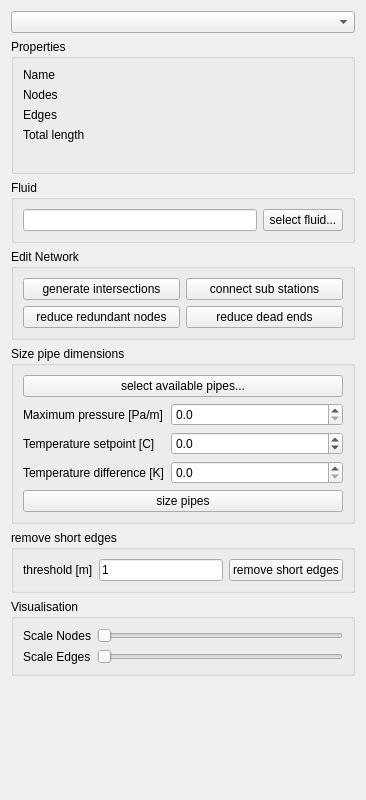
<?xml version="1.0" encoding="UTF-8"?>
<ui version="4.0">
 <class>SVPropEditNetwork</class>
 <widget class="QWidget" name="SVPropEditNetwork">
  <property name="geometry">
   <rect>
    <x>0</x>
    <y>0</y>
    <width>366</width>
    <height>800</height>
   </rect>
  </property>
  <property name="windowTitle">
   <string>Form</string>
  </property>
  <layout class="QVBoxLayout" name="verticalLayout">
   <item>
    <layout class="QHBoxLayout" name="horizontalLayout">
     <item>
      <widget class="QComboBox" name="comboBoxCurrentNetwork"/>
     </item>
    </layout>
   </item>
   <item>
    <widget class="QGroupBox" name="groupBoxProperties">
     <property name="title">
      <string>Properties</string>
     </property>
     <layout class="QFormLayout" name="formLayout">
      <item row="0" column="0">
       <widget class="QLabel" name="label_2">
        <property name="text">
         <string>Name</string>
        </property>
       </widget>
      </item>
      <item row="0" column="1">
       <widget class="QLabel" name="labelNetworkName">
        <property name="text">
         <string/>
        </property>
       </widget>
      </item>
      <item row="1" column="0">
       <widget class="QLabel" name="label_3">
        <property name="text">
         <string>Nodes</string>
        </property>
       </widget>
      </item>
      <item row="1" column="1">
       <widget class="QLabel" name="labelNodeCount">
        <property name="text">
         <string/>
        </property>
       </widget>
      </item>
      <item row="2" column="0">
       <widget class="QLabel" name="label">
        <property name="text">
         <string>Edges</string>
        </property>
       </widget>
      </item>
      <item row="2" column="1">
       <widget class="QLabel" name="labelEdgeCount">
        <property name="text">
         <string/>
        </property>
       </widget>
      </item>
      <item row="3" column="0">
       <widget class="QLabel" name="label_7">
        <property name="text">
         <string>Total length</string>
        </property>
       </widget>
      </item>
      <item row="3" column="1">
       <widget class="QLabel" name="labelTotalLength">
        <property name="text">
         <string/>
        </property>
       </widget>
      </item>
      <item row="4" column="0" colspan="2">
       <widget class="QLabel" name="labelNetworkConnected">
        <property name="text">
         <string/>
        </property>
       </widget>
      </item>
     </layout>
    </widget>
   </item>
   <item>
    <widget class="QGroupBox" name="groupBoxFluid">
     <property name="title">
      <string>Fluid</string>
     </property>
     <layout class="QHBoxLayout" name="horizontalLayout_2">
      <item>
       <widget class="QLineEdit" name="lineEditFluidName">
        <property name="readOnly">
         <bool>true</bool>
        </property>
       </widget>
      </item>
      <item>
       <widget class="QPushButton" name="pushButtonSelectFluid">
        <property name="text">
         <string>select fluid...</string>
        </property>
       </widget>
      </item>
     </layout>
    </widget>
   </item>
   <item>
    <widget class="QGroupBox" name="groupBoxEditNetwork">
     <property name="title">
      <string>Edit Network</string>
     </property>
     <layout class="QGridLayout" name="gridLayout_6">
      <item row="0" column="0">
       <widget class="QPushButton" name="pushButtonGenerateIntersections">
        <property name="text">
         <string>generate intersections</string>
        </property>
       </widget>
      </item>
      <item row="0" column="1">
       <widget class="QPushButton" name="pushButtonConnectBuildings">
        <property name="text">
         <string>connect sub stations</string>
        </property>
       </widget>
      </item>
      <item row="1" column="0">
       <widget class="QPushButton" name="pushButtonReduceRedundantNodes">
        <property name="text">
         <string>reduce redundant nodes</string>
        </property>
       </widget>
      </item>
      <item row="1" column="1">
       <widget class="QPushButton" name="pushButtonReduceDeadEnds">
        <property name="text">
         <string>reduce dead ends</string>
        </property>
       </widget>
      </item>
     </layout>
    </widget>
   </item>
   <item>
    <widget class="QGroupBox" name="groupBoxSizePipes">
     <property name="title">
      <string>Size pipe dimensions</string>
     </property>
     <layout class="QVBoxLayout" name="verticalLayout_3">
      <item>
       <widget class="QPushButton" name="pushButtonSelectPipes">
        <property name="text">
         <string>select available pipes...</string>
        </property>
       </widget>
      </item>
      <item>
       <layout class="QFormLayout" name="formLayout_2">
        <item row="0" column="0">
         <widget class="QLabel" name="label_8">
          <property name="text">
           <string>Maximum pressure [Pa/m]</string>
          </property>
         </widget>
        </item>
        <item row="0" column="1">
         <widget class="QDoubleSpinBox" name="doubleSpinBoxMaximumPressureLoss">
          <property name="decimals">
           <number>1</number>
          </property>
          <property name="maximum">
           <double>100000000.000000000000000</double>
          </property>
          <property name="singleStep">
           <double>10.000000000000000</double>
          </property>
         </widget>
        </item>
        <item row="1" column="0">
         <widget class="QLabel" name="label_4">
          <property name="text">
           <string>Temperature setpoint [C]</string>
          </property>
         </widget>
        </item>
        <item row="1" column="1">
         <widget class="QDoubleSpinBox" name="doubleSpinBoxTemperatureSetpoint">
          <property name="decimals">
           <number>1</number>
          </property>
          <property name="minimum">
           <double>-100.000000000000000</double>
          </property>
          <property name="maximum">
           <double>100.000000000000000</double>
          </property>
         </widget>
        </item>
        <item row="2" column="0">
         <widget class="QLabel" name="label_5">
          <property name="text">
           <string>Temperature difference [K]</string>
          </property>
         </widget>
        </item>
        <item row="2" column="1">
         <widget class="QDoubleSpinBox" name="doubleSpinBoxTemperatureDifference">
          <property name="decimals">
           <number>1</number>
          </property>
          <property name="minimum">
           <double>0.000000000000000</double>
          </property>
          <property name="maximum">
           <double>100.000000000000000</double>
          </property>
         </widget>
        </item>
       </layout>
      </item>
      <item>
       <widget class="QPushButton" name="pushButtonSizePipeDimensions">
        <property name="text">
         <string>size pipes</string>
        </property>
       </widget>
      </item>
     </layout>
    </widget>
   </item>
   <item>
    <widget class="QGroupBox" name="groupBoxRemoveShortEdges">
     <property name="title">
      <string>remove short edges</string>
     </property>
     <layout class="QHBoxLayout" name="horizontalLayout_3">
      <item>
       <widget class="QLabel" name="label_24">
        <property name="text">
         <string>threshold [m]</string>
        </property>
       </widget>
      </item>
      <item>
       <widget class="QtExt::ValidatingLineEdit" name="lineEditThresholdSmallEdge">
        <property name="text">
         <string>1</string>
        </property>
       </widget>
      </item>
      <item>
       <widget class="QPushButton" name="pushButtonRemoveSmallEdge">
        <property name="text">
         <string>remove short edges</string>
        </property>
       </widget>
      </item>
     </layout>
    </widget>
   </item>
   <item>
    <widget class="QGroupBox" name="groupBoxVisualisation">
     <property name="title">
      <string>Visualisation</string>
     </property>
     <layout class="QFormLayout" name="formLayout_6">
      <item row="0" column="0">
       <widget class="QLabel" name="label_20">
        <property name="text">
         <string>Scale Nodes</string>
        </property>
       </widget>
      </item>
      <item row="0" column="1">
       <widget class="QSlider" name="horizontalSliderScaleNodes">
        <property name="minimum">
         <number>1</number>
        </property>
        <property name="maximum">
         <number>100</number>
        </property>
        <property name="singleStep">
         <number>1</number>
        </property>
        <property name="pageStep">
         <number>10</number>
        </property>
        <property name="orientation">
         <enum>Qt::Horizontal</enum>
        </property>
       </widget>
      </item>
      <item row="1" column="0">
       <widget class="QLabel" name="label_21">
        <property name="text">
         <string>Scale Edges</string>
        </property>
       </widget>
      </item>
      <item row="1" column="1">
       <widget class="QSlider" name="horizontalSliderScaleEdges">
        <property name="minimum">
         <number>1</number>
        </property>
        <property name="maximum">
         <number>100</number>
        </property>
        <property name="orientation">
         <enum>Qt::Horizontal</enum>
        </property>
       </widget>
      </item>
     </layout>
    </widget>
   </item>
   <item>
    <spacer name="verticalSpacer">
     <property name="orientation">
      <enum>Qt::Vertical</enum>
     </property>
     <property name="sizeHint" stdset="0">
      <size>
       <width>20</width>
       <height>40</height>
      </size>
     </property>
    </spacer>
   </item>
  </layout>
 </widget>
 <customwidgets>
  <customwidget>
   <class>QtExt::ValidatingLineEdit</class>
   <extends>QLineEdit</extends>
   <header location="global">QtExt_ValidatingLineEdit.h</header>
   <slots>
    <signal>editingFinishedSuccessfully()</signal>
   </slots>
  </customwidget>
 </customwidgets>
 <resources/>
 <connections/>
</ui>
